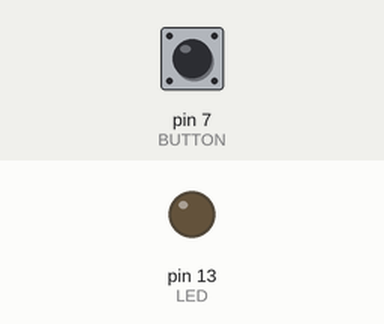
Recording of a sketch running on a simulated Arduino Uno, built with avr-gcc and run on an emulated ATmega328P. On the bench: output pins drawn as LEDs (lit = HIGH). The test bench sets the inputs (shaded band); at power-on: pin 7 (BUTTON) LOW.

Above: at 1.2 s.
1.3 s: pin 7 (BUTTON) pulled HIGH for 0.15 s
At 1.37 s:
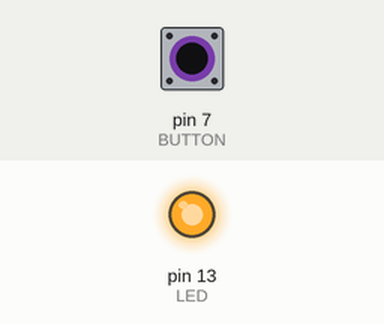
2.9 s: pin 7 (BUTTON) pulled HIGH for 3.2 s
At 6.7 s:
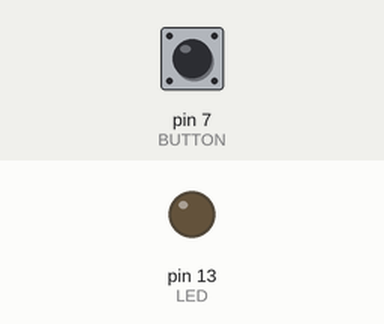
Timing chart, 0 to 8.2 s (numbered marks = the images above; inputs shaded):
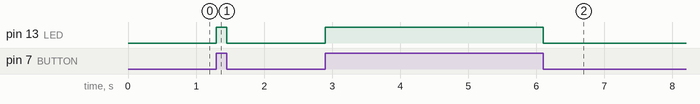

The sketch:

erutika_button.ino
```cpp
 const int LED = 13;
 const int BUTTON = 7;

int val = 0;
int state = 0;

 void setup() {
  // put your setup code here, to run once:
  pinMode(LED,OUTPUT);
  pinMode(BUTTON,INPUT);

}

void loop() {
  // put your main code here, to run repeatedly:
  val = digitalRead(BUTTON);
  if(val == HIGH){
    digitalWrite(LED,HIGH);
  }else{
    digitalWrite(LED,LOW);
  }
}
```

Measured:
- after the input at 1.3 s, pin 13 (LED): LOW → HIGH at once, → LOW 0.15 s later
- after the input at 2.9 s, pin 13 (LED): LOW → HIGH at once, → LOW 3.2 s later
